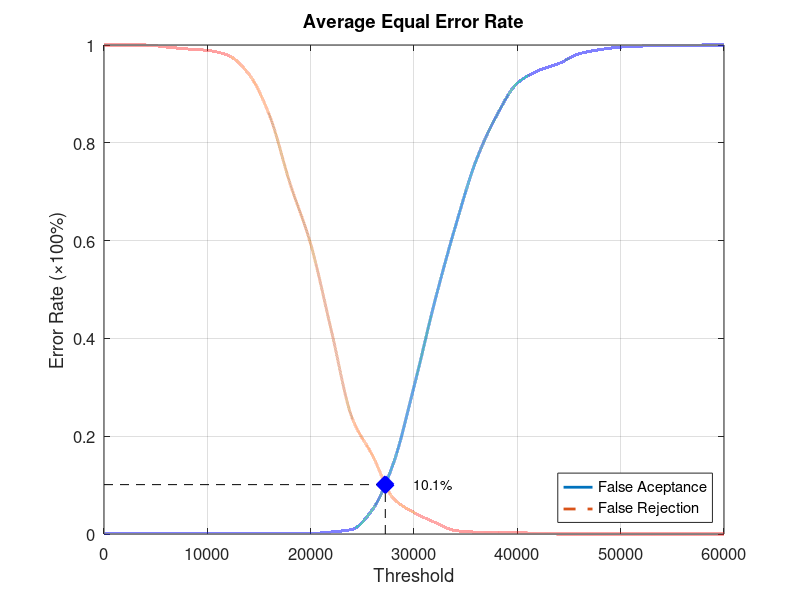
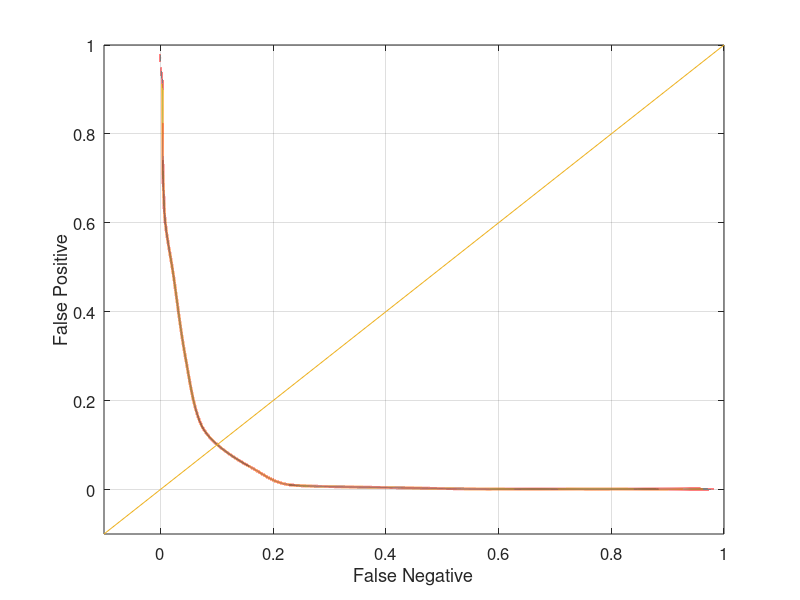

The MATLAB source for these figures, in order:
function yEER = Database2Average
close all;
clear;
clc;
x = 0:2000:60000;
xq = 0:0.5:60000;

y0 = [0 0.00105263 0.00105263 0.00105263 0.00105263 0.00105263 0.00105263 0.00105263 0.00105263 0.00105263 0.00105263 0.00421053 0.00947368 0.0505263 0.144211 0.301053 0.474737 0.628421 0.763158 0.855789 0.922105 0.947368 0.962105 0.982105 0.990526 0.99579 0.997895 0.998947 0.998947 1 1];
yy0 = interp1(x, y0, xq, 'pchip');
y1 = [1 1 1 0.996 0.992 0.989 0.979 0.941 0.857 0.717 0.593 0.416 0.238 0.16 0.073 0.044 0.024 0.007 0.004 0.004 0.003 0.001 0 0 0 0 0 0 0 0 0];
yy1 = interp1(x, y1, xq, 'pchip');

% Calculating EER: 
y2 = abs(y0 - y1);
find(y2 == min(y2))
yy2 = abs(yy0 - yy1);
xEER = find(yy2 == min(yy2));
xEERIndex = xq(xEER) % X-axis EER
yEER = yy0(xEER) % Y-axis EER

main = figure
plot(xq, yy0,'-','LineWidth', 2);	hold on
plot(xq, yy1,'--','LineWidth', 2);	hold on
plot([xEERIndex xEERIndex], [0 yEER], 'k--');	hold on
plot([0 xEERIndex], [yEER yEER], 'k--');	hold on
plot(xEERIndex, yEER, 'bx', 'LineWidth', 10);	hold on
text(xEERIndex + 10 * xEERIndex / 100, yEER, [num2str(round((10000 * yEER)) / 100) '%'])
legend('False Aceptance', 'False Rejection', 'Location', 'SouthEast')
xlabel('Threshold')
ylabel('Error Rate (\times100%)')
title('Average Equal Error Rate')
set(gca, 'FontSize', 12)
axis([0 60000 0 1])
grid on

print(main, 'Database2AverageMain', '-dpng');
FNRxFPR = figure('Color', [1 1 1]);
plot(yy1, yy0, '-', yy1, yy0, 'LineWidth', 2);
hold on
y = -0.1:0.1:1
plot(y, y); 
set(gca, 'FontSize', 12)
xlabel('False Negative')
ylabel('False Positive')
axis([-0.1 1 -0.1 1])
set(gca, 'FontSize', 12)
grid on

print(FNRxFPR, 'Database2AverageFNRxFPR','-dpng');
end
